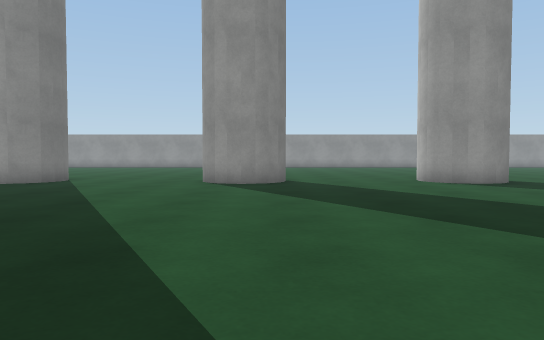
[1] (above)

24 first-person views from a walk through a Unity game level. The camera is 0.72 m above the floor, tilts 2° down and sees 70° across. The floor is counted in squares, 1 m on a side. Each view is taken from the middle of a square. On the plan, view 1 faces up. The plan holds only what a view shows up to about 11 squares ahead; the rest is blank. The place goes on beyond the plan. The player is left out. Surface patterns are stand-ins for the level's own textures.

[2]
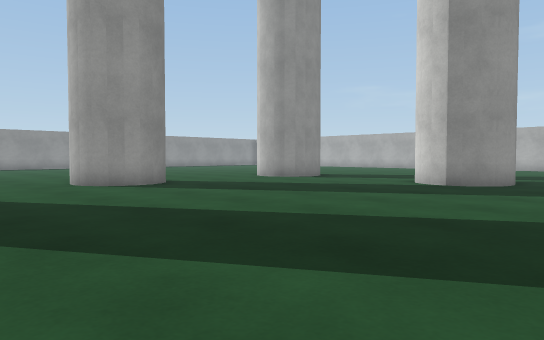

[3]
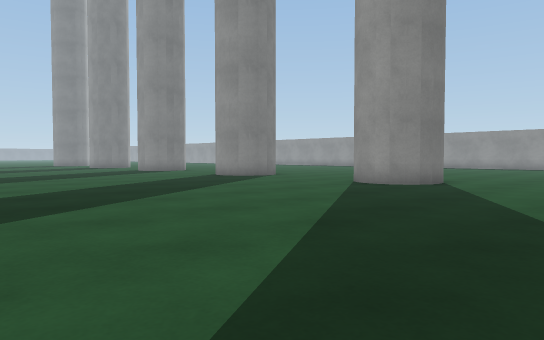

[4]
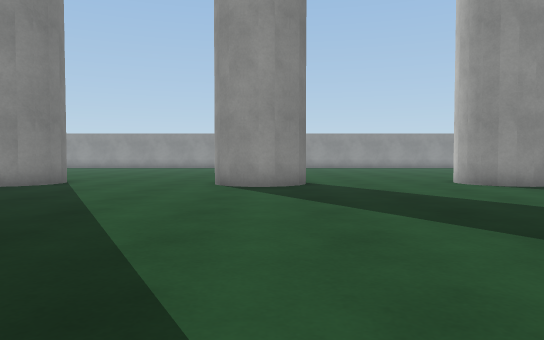

[5]
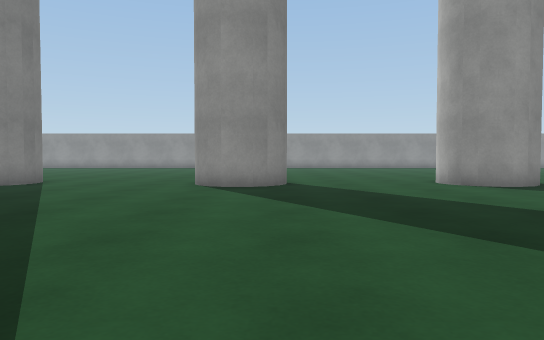

[6]
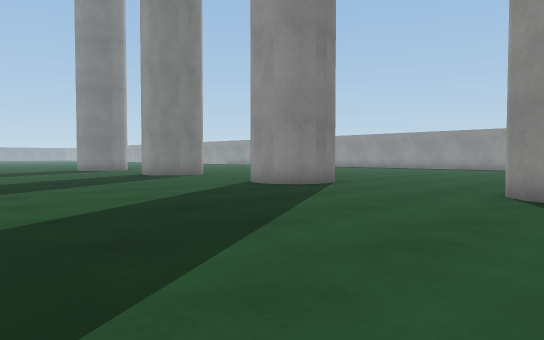

[7]
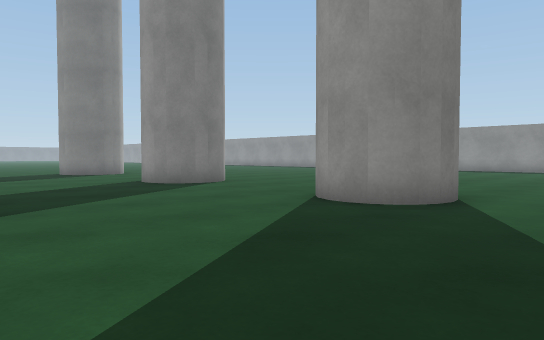

[8]
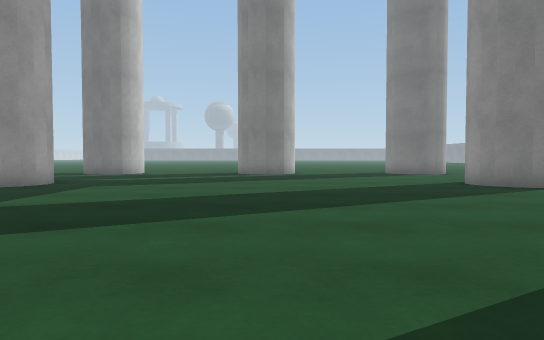

[9]
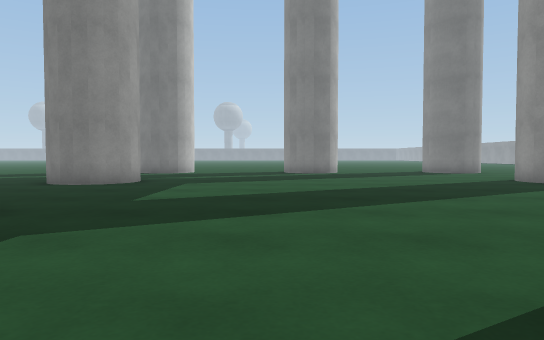

[10]
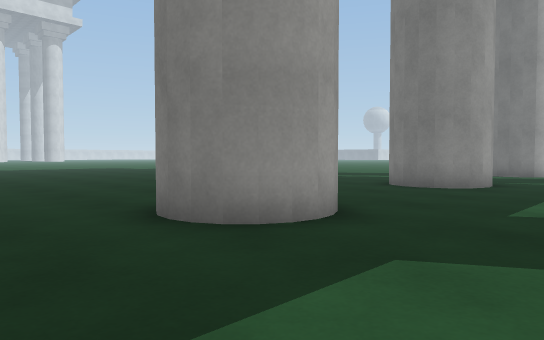

[11]
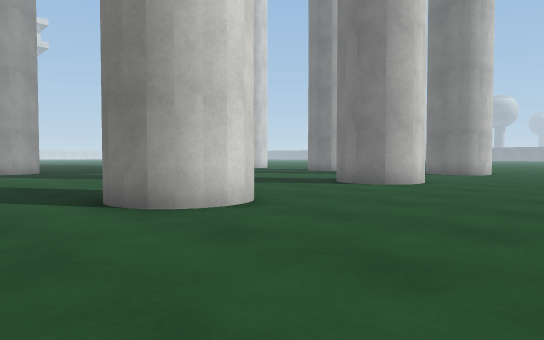

[12]
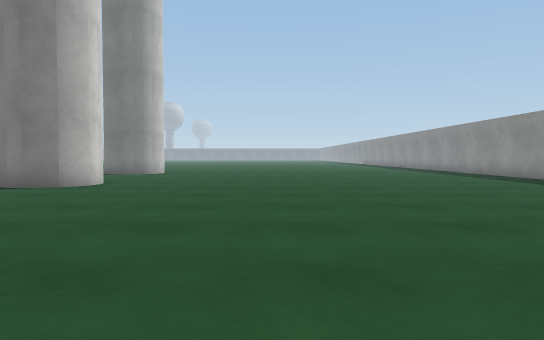

[13]
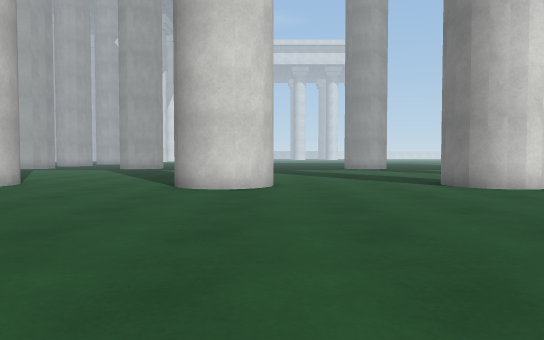

[14]
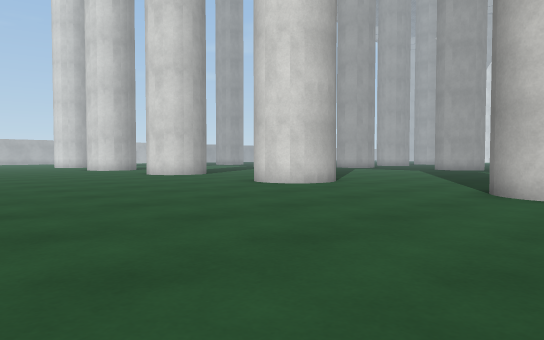

[15]
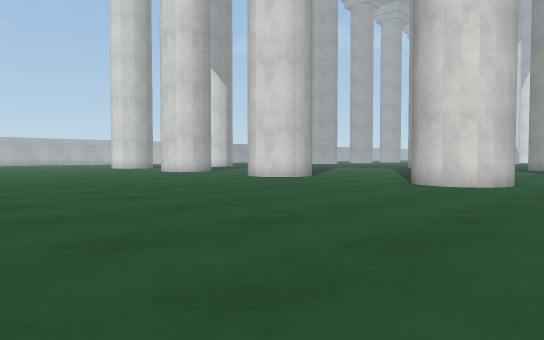

[16]
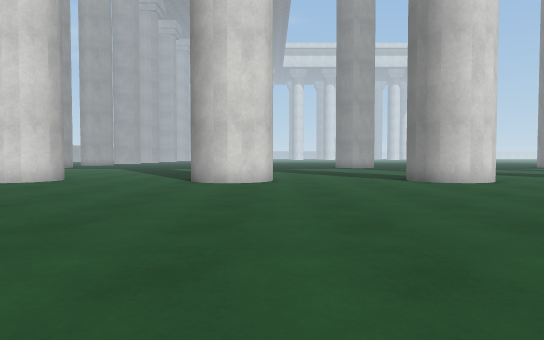

[17]
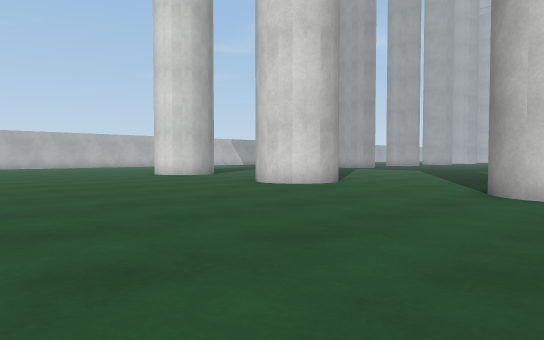

[18]
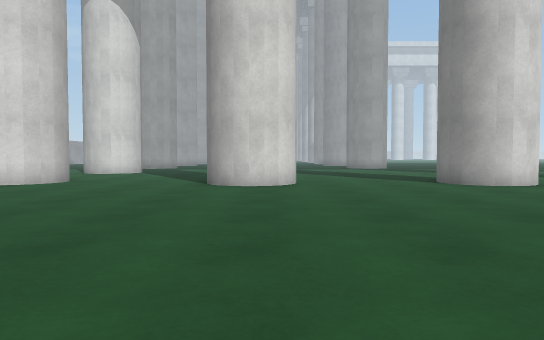

[19]
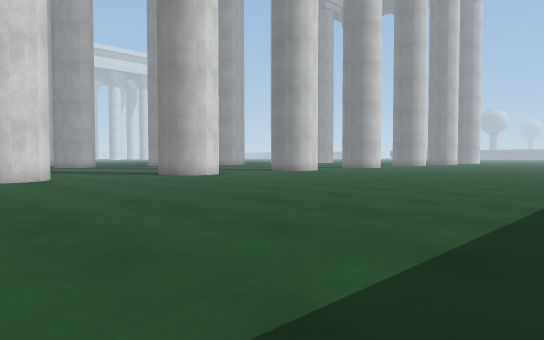

[20]
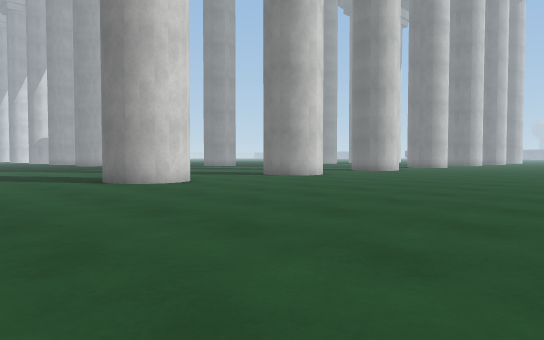

[21]
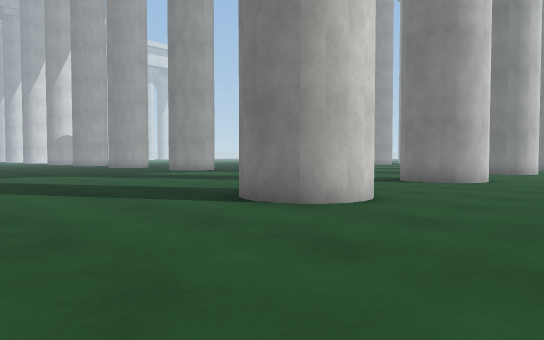

[22]
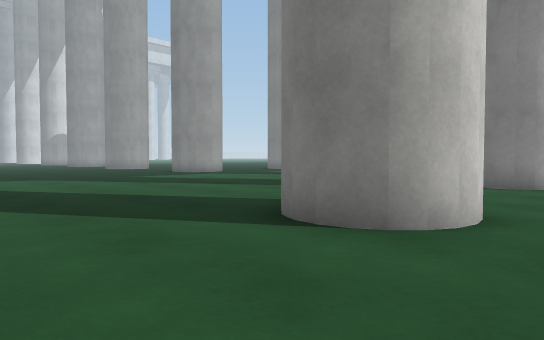

[23]
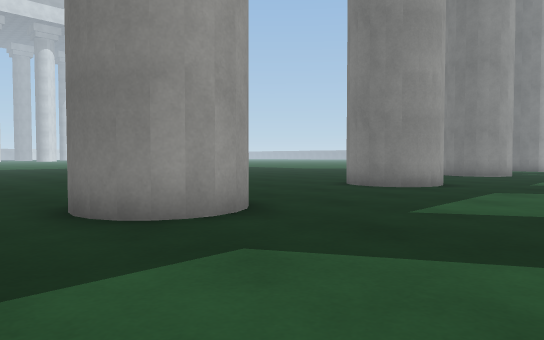

[24]
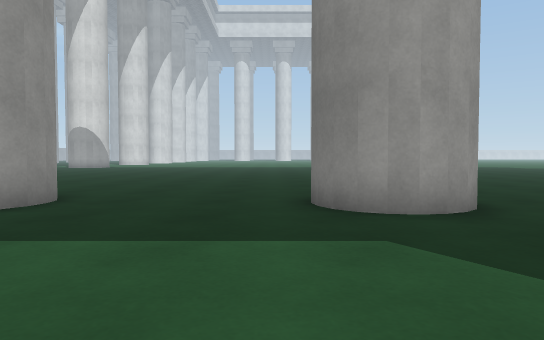

### Floor plan
Key: @ floor where view 1 was taken; # wall or solid block; . floor.
Columns run from 28 left of view 1 to 11 right of it. Each row starts with its distance up from view 1.
 25                                  .. .
 24 ..                          ........
 23 ....                    .............
 22 .....            . ..  ............... .
 21 .......      .    .....................
 20 ........     . .........................
 19 .......... .............................
 18 .......... ............................
 17 .......................................
 16 ........................................
 15 .......................................
 14 ........................................
 13 ........................................
 12 ###....##....###....###...###....##....#
 11  ##....##....###....###...###....##....#
 10 .......##..............................
  9 .......................................
  8 .......................................
  7 ........................................
  6 ........................................
  5 .......................................#
  4 .......................................#
  3 ........................................
  2 ......................................
  1 ...................  . .. .  . ..
  0 ....................        @
 -1 ##.....##.....##....#
 -2  ##.... #....###....#
 -3   #..   #....   ....#
 -4   ..    .....  ......
 -5        .....   .......
 -6        .....  ........
 -7        ....   ........

Positions as (right, up) in squares from view 1, and headings:
1: (0, 0), facing up
2: (1, 1), facing up-right
3: (-2, 1), facing up-left
4: (-7, 1), facing up
5: (-13, 1), facing up
6: (-13, 3), facing up-left
7: (-17, 5), facing up-left
8: (-17, 5), facing left
9: (-16, 3), facing left
10: (-17, 2), facing down-left
11: (-17, 17), facing down-left
12: (-17, 17), facing left
13: (-15, 21), facing down
14: (-15, 20), facing down-right
15: (-11, 22), facing down-right
16: (-2, 23), facing down
17: (-2, 20), facing down-right
18: (5, 22), facing down
19: (8, 25), facing down-left
20: (11, 22), facing down-left
21: (11, 16), facing down-left
22: (10, 14), facing down-left
23: (-11, 3), facing down-left
24: (-12, 4), facing down
